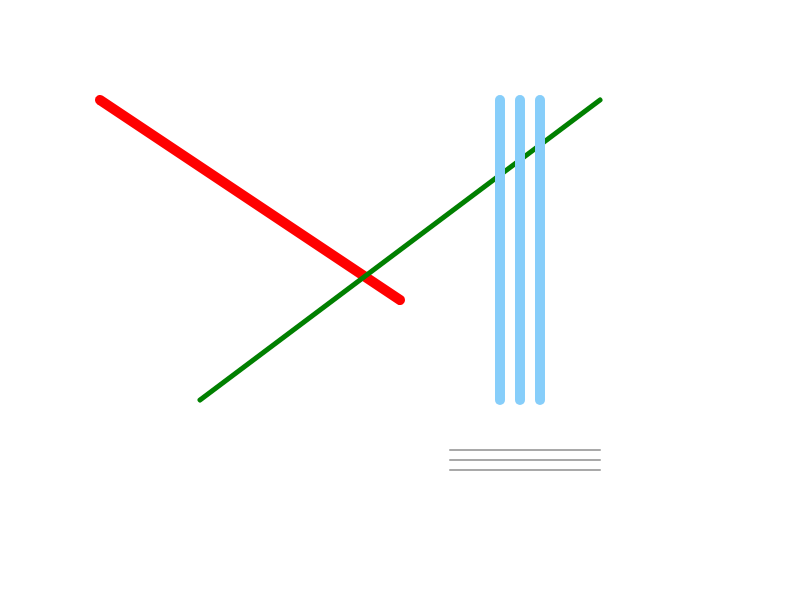
Frame 1 (no input)
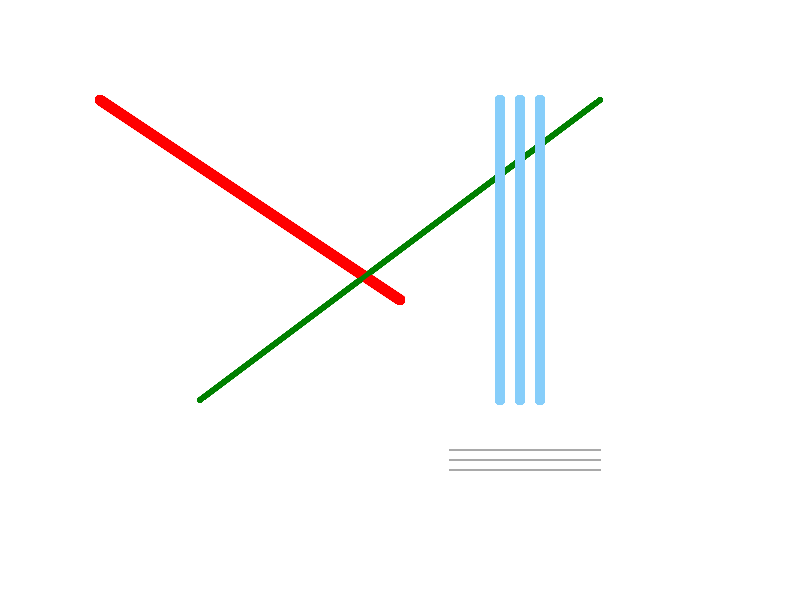
Frame 60 (no input)
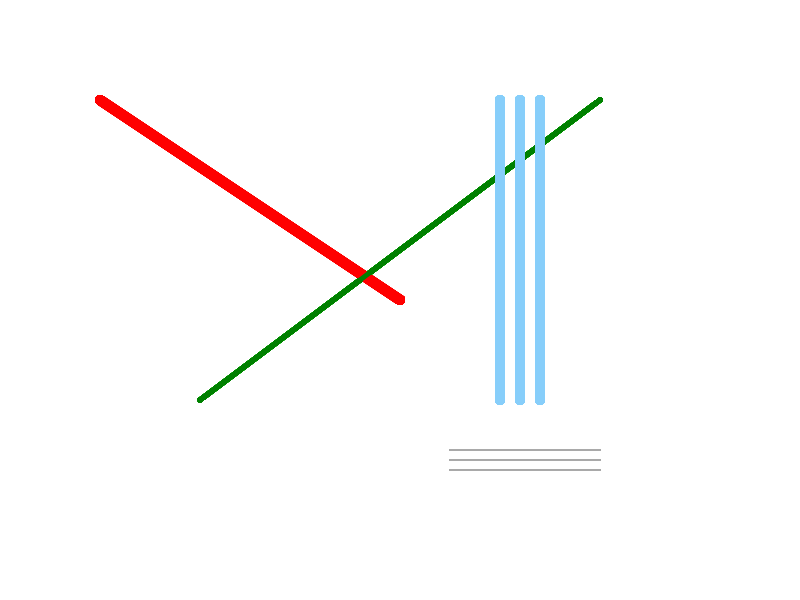
Frame 120 (the mouse pressed at the canvas centre since frame 60)

The p5.js sketch that drew these frames (run headless with seeded random() and noise() and a simulated clock; from frame 60 on, the mouse is pressed at the canvas centre):

// p5.js sketch
// ── sketch.js
function setup() {
  createCanvas(800, 600);
  background('white');
}

function draw() {  
  stroke('red');
  strokeWeight(10);
  line(100, 100, 400, 300);
  
  stroke('green');
  strokeWeight(5);
  line(600, 100, 200, 400);
  
  stroke('darkgrey');
  strokeWeight(2);
  line(450,450, 600, 450);
  line(450,460, 600, 460);
  line(450,470, 600, 470);
  
  stroke('lightskyblue');
  strokeWeight(10);
  line(500, 100, 500, 400);
  line(520, 100, 520, 400);
  line(540, 100, 540, 400);
}
